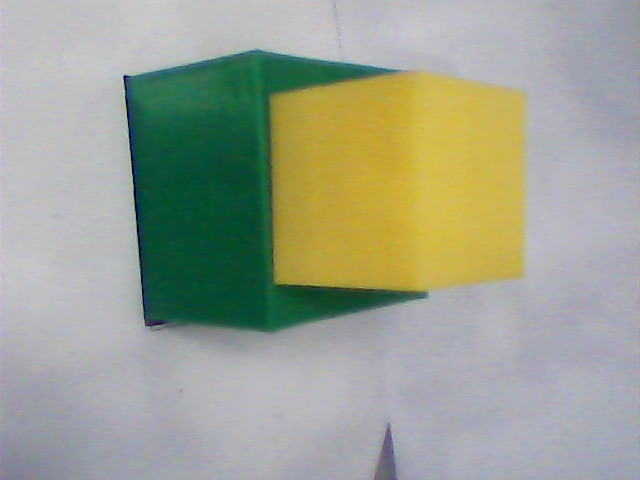
#> input picture c1.png, 640 x 480 px
$ python generator.py
#> lines starting #> are read from the running program, lines starting #| are printed output that depends on the picture; after the words box and inside, x2 and y2 are one past the last pixel; in counts of white or black regions, pixels touching at a corner belong together
import cv2
import numpy as np

def nothing(x):
    pass


cv2.namedWindow("Tracking")

cv2.createTrackbar("LH", "Tracking", 0, 255, nothing)
#> slider 'LH' is set to 51
cv2.createTrackbar("LS", "Tracking", 0, 255, nothing)
#> slider 'LS' is set to 51
cv2.createTrackbar("LV", "Tracking", 0, 255, nothing)
#> slider 'LV' is set to 51
cv2.createTrackbar("UH", "Tracking", 255, 255, nothing)
cv2.createTrackbar("US", "Tracking", 255, 255, nothing)
cv2.createTrackbar("UV", "Tracking", 255, 255, nothing)


while True:
    frame = cv2.imread('c1.png')
#> frame is the input picture: shape (480, 640, 3); mean B, G, R 145.7, 161.9, 156.3
    hsv = frame
    # hsv = cv2.cvtColor(frame, cv2.COLOR_BGR2HSV)

    l_h = cv2.getTrackbarPos("LH", "Tracking")
    l_s = cv2.getTrackbarPos("LS", "Tracking")
    l_v = cv2.getTrackbarPos("LV", "Tracking")

    u_h = cv2.getTrackbarPos("UH", "Tracking")
    u_s = cv2.getTrackbarPos("US", "Tracking")
    u_v = cv2.getTrackbarPos("UV", "Tracking")

    l_b = np.array([l_h, l_s, l_v])
    u_b = np.array([u_h, u_s, u_v])

    mask = cv2.inRange(hsv, l_b, u_b)
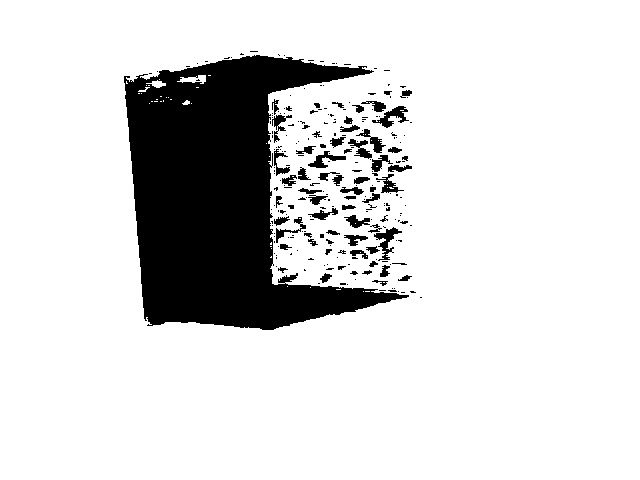
#> mask: shape (480, 640); 84.9% white; 249 black regions (184 under 20 px), largest, box (x1, y1, x2, y2) and area: (124, 55, 409, 330) 40391, (374, 227, 402, 261) 317, (372, 106, 409, 128) 308

    res = cv2.bitwise_and(frame, frame, mask=mask)
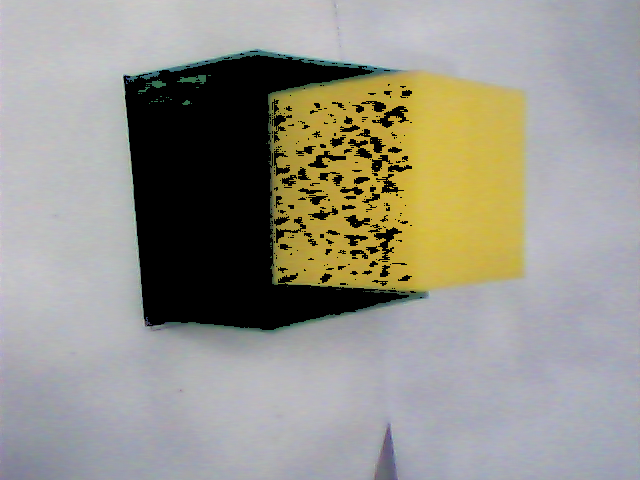
#> res: shape (480, 640, 3); mean B, G, R 137.5, 148, 150.3

    cv2.imshow("frame", frame)
    cv2.imshow("mask", mask)
    cv2.imshow("res", res)

    key = cv2.waitKey(1)
#> (key Esc is pressed here)
    if key == 27:
        break

cv2.destroyAllWindows()

$ run again, with c2.png copied over c1.png
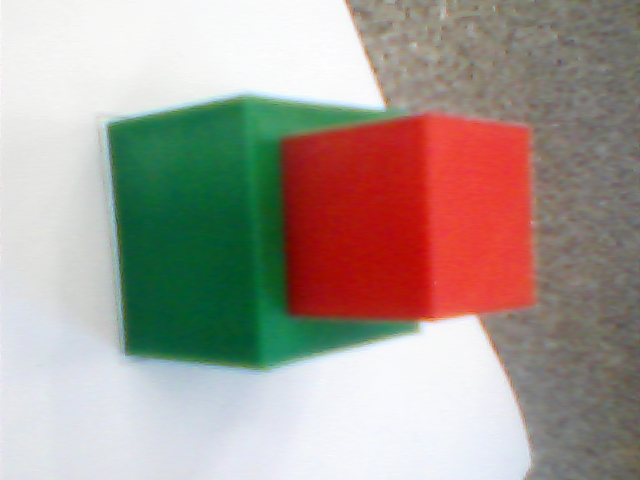
#> input picture c2.png, 640 x 480 px
#> frame is the input picture: shape (480, 640, 3); mean B, G, R 146.9, 155.2, 166.9
#> `mask = cv2.inRange(hsv, l_b, u_b)`:
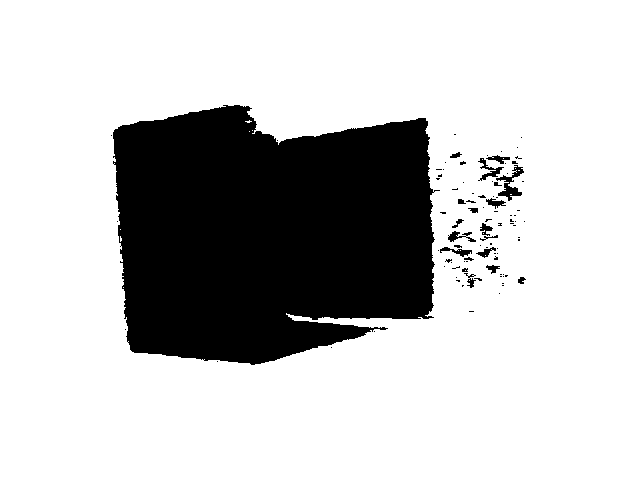
#> mask: shape (480, 640); 76.9% white; 94 black regions (75 under 20 px), largest, box (x1, y1, x2, y2) and area: (113, 105, 440, 365) 69000, (496, 165, 524, 201) 347, (478, 158, 504, 181) 178
#> `res = cv2.bitwise_and(frame, frame, mask=mask)`:
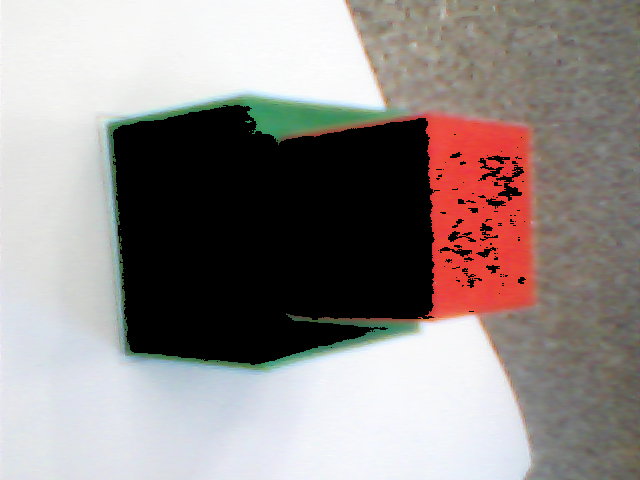
#> res: shape (480, 640, 3); mean B, G, R 137.5, 139.7, 147.9

$ run again, with c3.png copied over c1.png
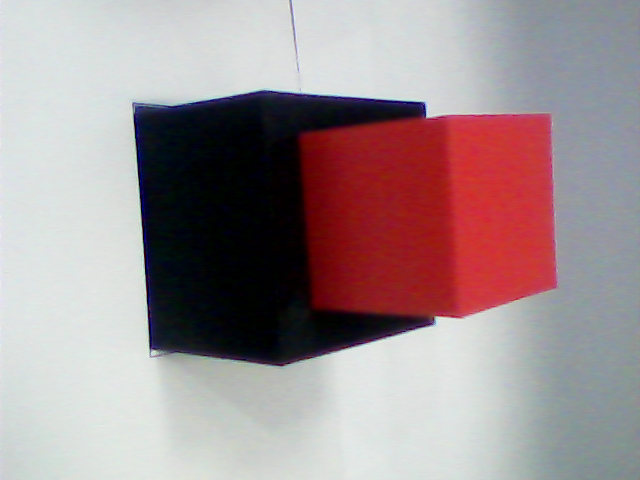
#> input picture c3.png, 640 x 480 px
#> frame is the input picture: shape (480, 640, 3); mean B, G, R 147.2, 144.8, 160.8
#> `mask = cv2.inRange(hsv, l_b, u_b)`:
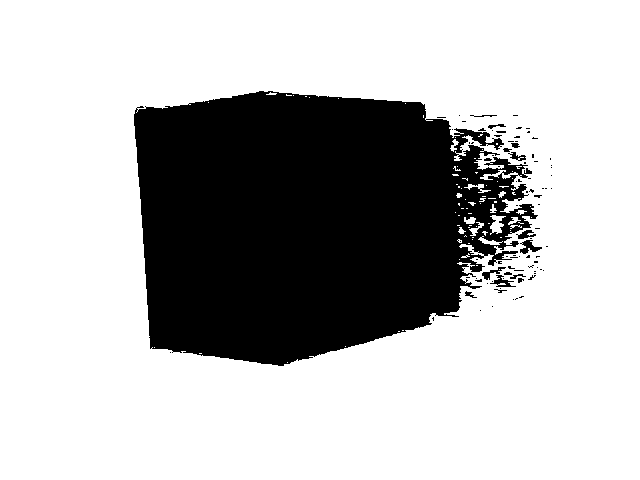
#> mask: shape (480, 640); 72.5% white; 90 black regions (76 under 20 px), largest, box (x1, y1, x2, y2) and area: (134, 91, 538, 366) 83226, (520, 240, 542, 254) 149, (490, 275, 516, 287) 123
#> `res = cv2.bitwise_and(frame, frame, mask=mask)`:
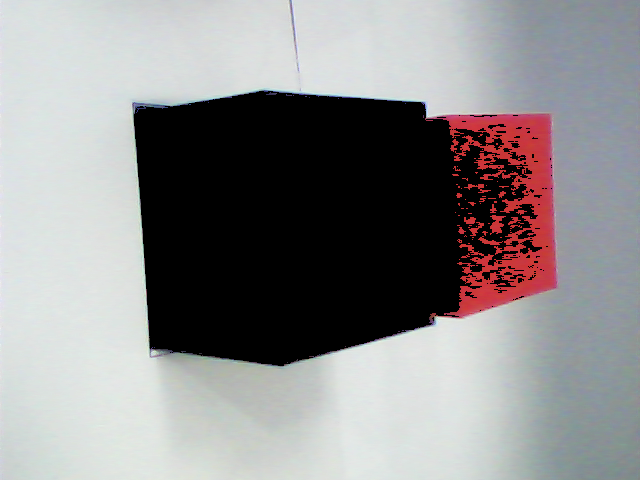
#> res: shape (480, 640, 3); mean B, G, R 141, 140.3, 141.8

$ run again, with c4.png copied over c1.png
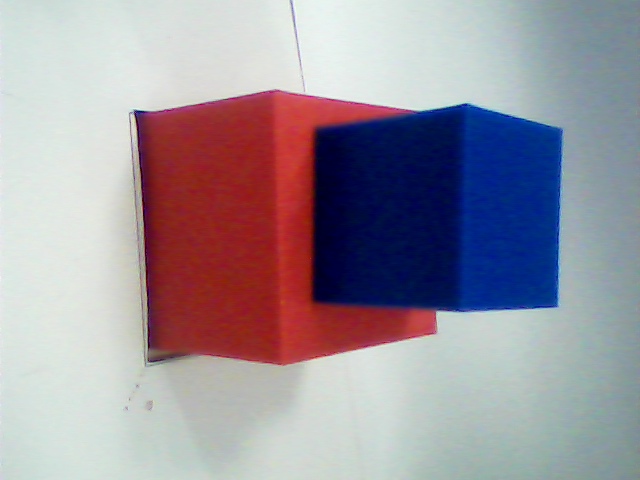
#> input picture c4.png, 640 x 480 px
#> frame is the input picture: shape (480, 640, 3); mean B, G, R 158.4, 148.9, 156.3
#> `mask = cv2.inRange(hsv, l_b, u_b)`:
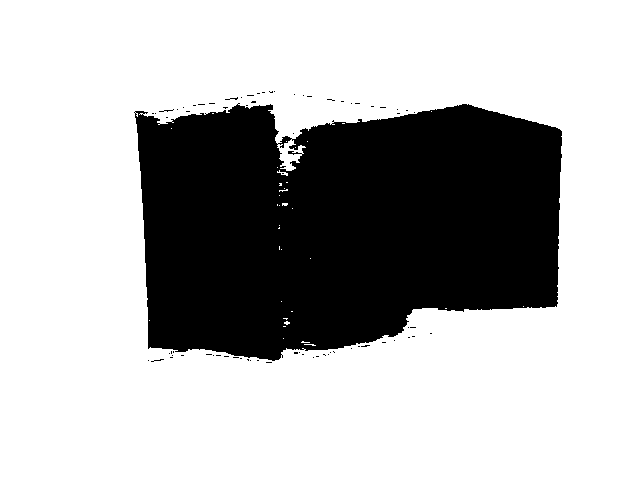
#> mask: shape (480, 640); 70.7% white; 73 black regions (72 under 20 px), largest, box (x1, y1, x2, y2) and area: (134, 103, 562, 361) 89791
#> `res = cv2.bitwise_and(frame, frame, mask=mask)`:
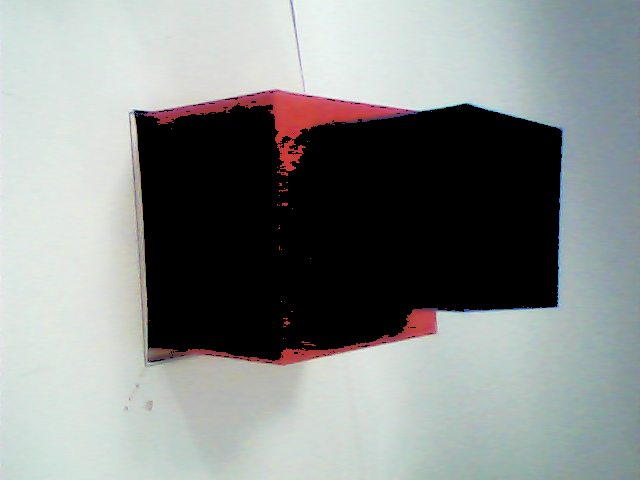
#> res: shape (480, 640, 3); mean B, G, R 138.7, 140.1, 135.7
